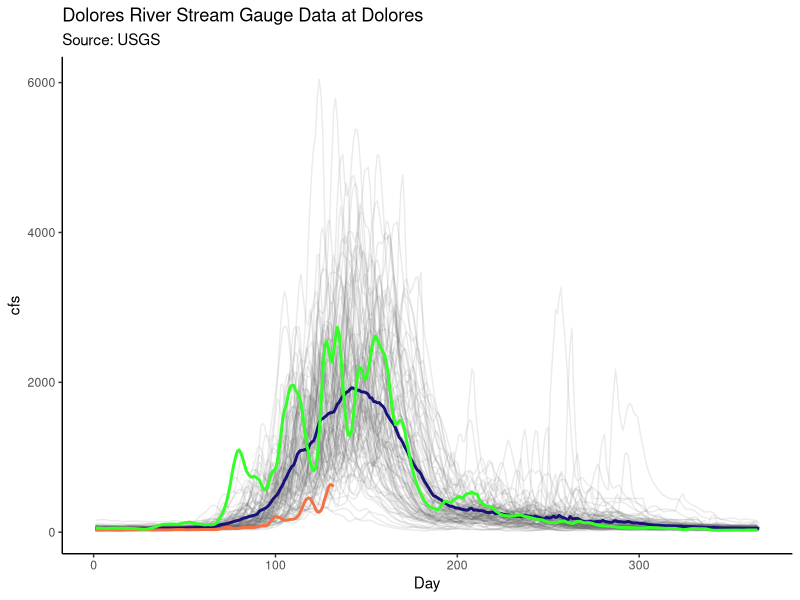
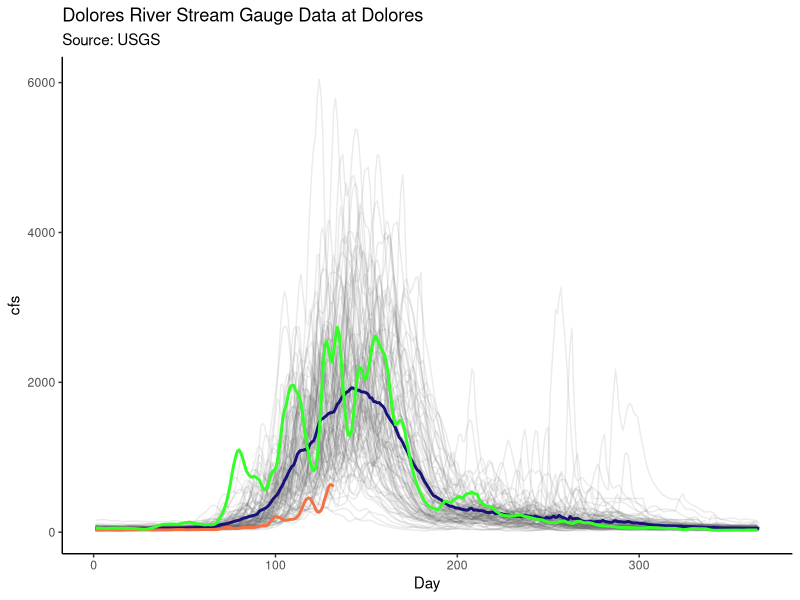

Write R code to recreate these figures, in order.
## ---- chunk 1
knitr::opts_chunk$set(echo = TRUE)
## ---- chunk 2
library(tidyverse)
library(here)
library(lubridate)
library(zoo)
## ---- chunk 3
data <- read.csv("data3.csv",stringsAsFactors=FALSE)
head(data)
data2<-data
## ---- chunk 4
data2$DateTime<-as.Date(data2$DateTime)
data2
## ---- chunk 5
data2$Year<-format(data2$Date, "%Y")
data2
## ---- chunk 6
data2$flow<-as.numeric(gsub(",", "", data2$X19090.00060.00003))
data2$Month <- months(data2$DateTime)
data2$Day<-yday(data2$DateTime)
data2$rollMean<-rollmean(data2$flow, 4, fill =  NA)
data2
data3<-data2
data3<-data3[complete.cases(data3), ]
data3
## ---- chunk 7
monthAvg<-aggregate(flow~Month+Year, data2, mean)
monthAvg

dayAverageTotal<-aggregate(flow~Day, data3, mean)
dayAverageTotal
## ---- chunk 8
subData<-data2 %>% filter(Year>2016)
subData

data2017<-filter(data3, Year>2016 & Year<2018)

data2018<- filter(data3, Year>2017)
data2018
## ---- chunk 9
ggplot()+
  theme_bw(base_size = 11)+
  geom_line(data=data3, aes(x=Day, y=rollMean, group=Year ), color="#666666", alpha=0.125)+
  geom_line(data=dayAverageTotal, aes(x=Day, y=flow), size=1, color="#181177")+
  geom_line(data=data2018, aes(x=Day, y=rollMean), size=1, color="#f47142")+
  geom_line(data=data2017, aes(x=Day, y=rollMean), size=1, color="#31ff26")+
  theme(axis.line = element_line(colour = "black"), panel.grid.major = element_blank(), panel.grid.minor = element_blank(), panel.border = element_blank())+
  labs(y = "cfs", title = "Dolores River Stream Gauge Data at Dolores", subtitle = "Source: USGS")+
  scale_color_manual( 
                     values = c("Historic" = "#666666", "2017" = "#31ff26", "2018" = "#f47142", "Average" = "#181177"))

  
  
## ---- chunk 10
ggsave("finalGraph3.jpg", plot = last_plot(), width=6, height=3)
